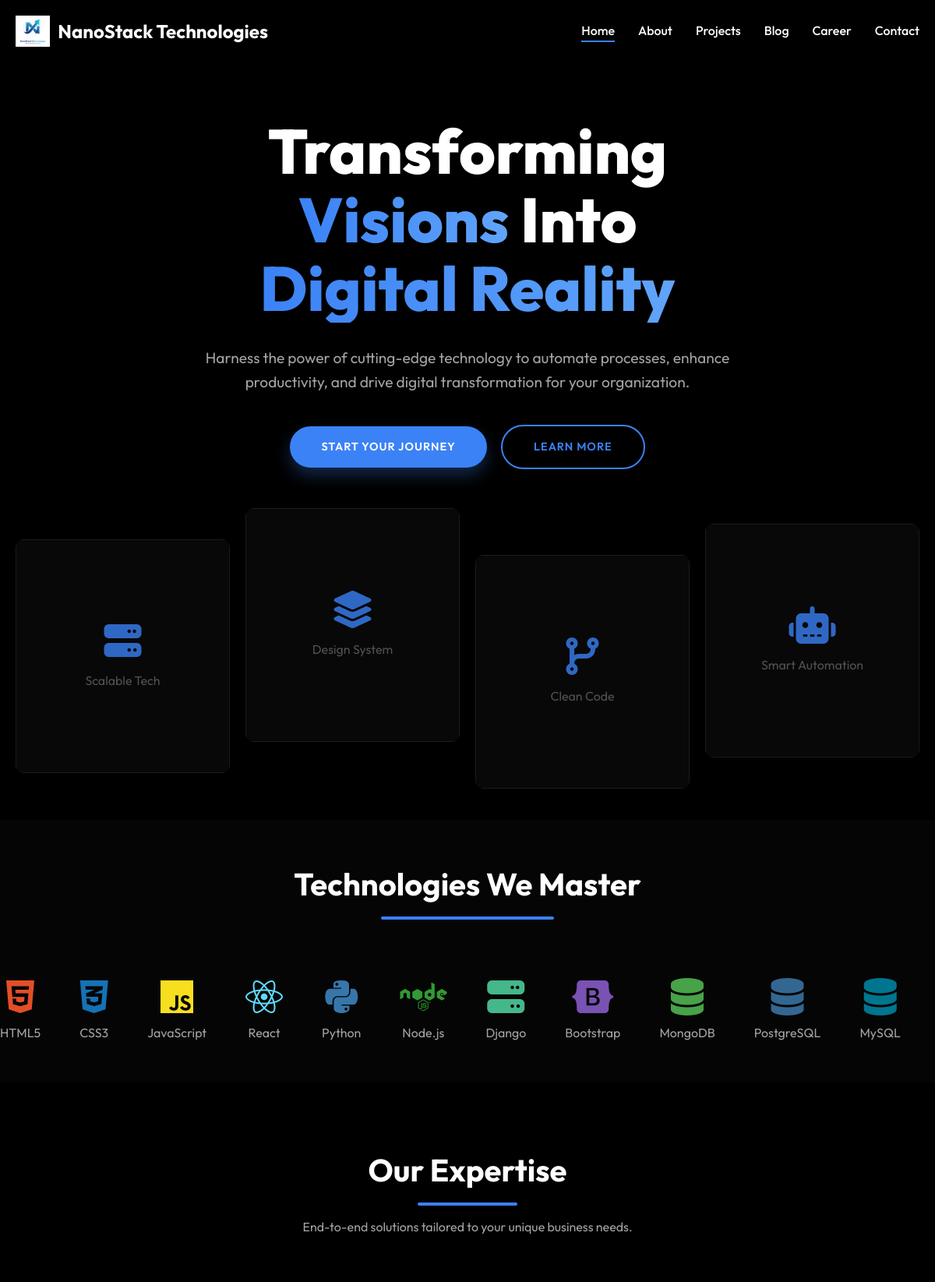
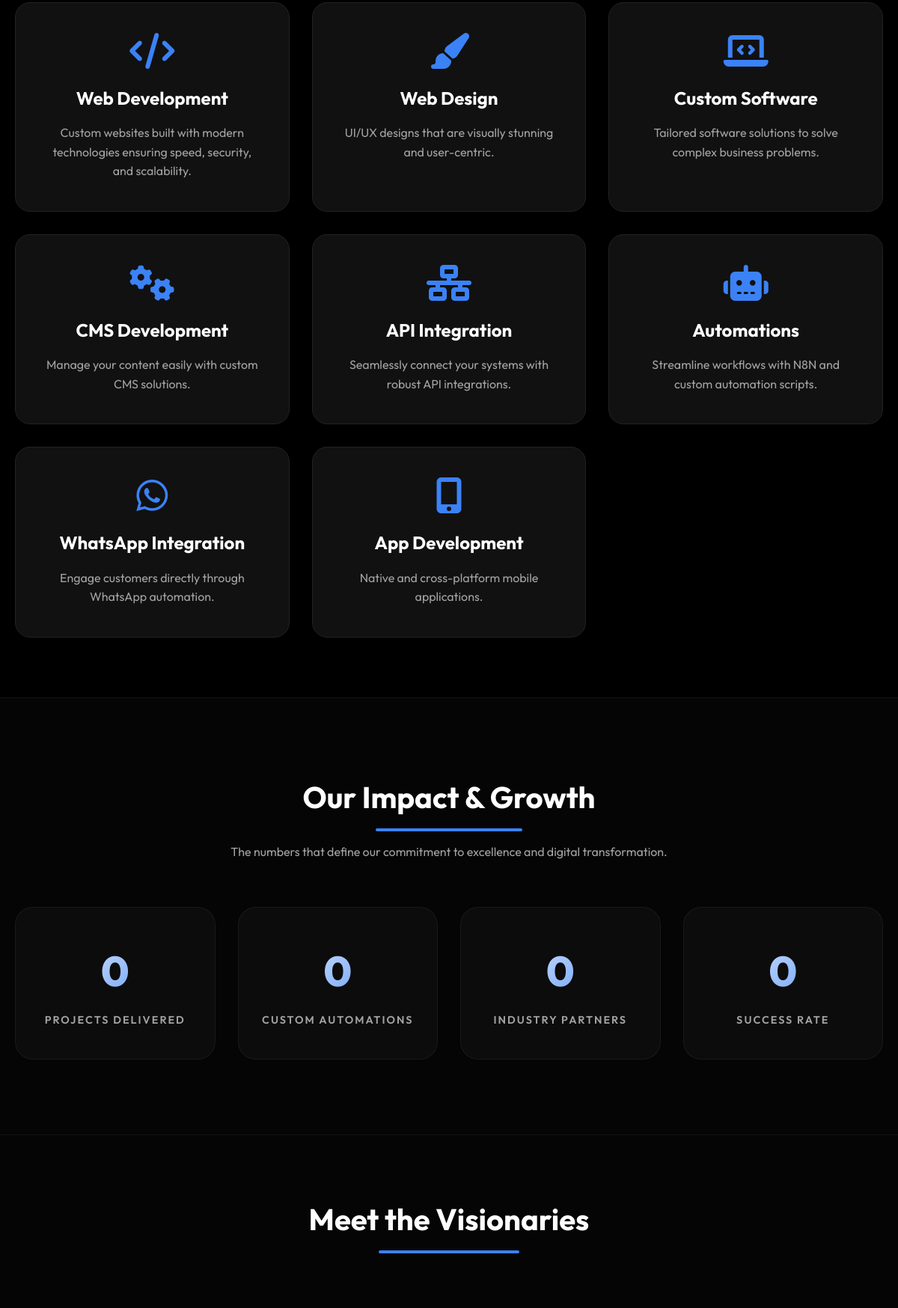
The page / (upper part) on the database its author committed (2 pictures, top to bottom).
### core/models.py (models this page shows, shortened)
class Service(models.Model):
    title = models.CharField(max_length=100)
    description = models.TextField()
    icon = models.CharField(max_length=50, help_text="FontAwesome class (e.g., 'fas fa-code')")
    order = models.PositiveIntegerField(default=0)
    class Meta:
        ordering = ['order']

### core/views.py (the view)
# urls.py: path('', views.home, name='home'),
def home(request):
    recent_projects = Project.objects.all().order_by('-created_at')[:3]
    recent_blogs = BlogPost.objects.all().order_by('-created_at')[:3]
    services = Service.objects.all().order_by('order')
    return render(request, 'core/home.html', {
        'recent_projects': recent_projects,
        'recent_blogs': recent_blogs,
        'services': services,
        'seo_title': 'NanoStack Technologies | Transforming Visions into Digital Reality',
    })

### templates/core/home.html (shortened to what this page needs)
{% extends 'base.html' %}
{% load static %}
{% block content %}
<section class="hero">
    <div class="hero-content">
        <h1>Transforming <br> <span class="highlight">Visions</span> into <br> <span class="highlight">Digital Reality</span></h1>
        <p>Harness the power of cutting-edge technology to automate processes, enhance productivity, and drive digital transformation for your organization.</p>
        <div class="hero-btns">
            <a href="{% url 'contact' %}" class="btn btn-primary">Start Your Journey</a>
            <a href="{% url 'about' %}" class="btn btn-outline">Learn More</a>
        </div>
        <div class="hero-images-grid">
            <div class="hero-img-item" style="transform: translateY(40px);">
                <div style="width: 100%; height: 100%; background: #0a0a0a; display: flex; align-items: center; justify-content: center; flex-direction: column; border: 1px solid #222;">
                    <i class="fas fa-server" style="font-size: 3rem; color: var(--accent-color); margin-bottom: 15px;"></i>
                    <span style="color: #666;">Scalable Tech</span>
                </div>
            </div>
            <div class="hero-img-item">
                 <div style="width: 100%; height: 100%; background: #0a0a0a; display: flex; align-items: center; justify-content: center; flex-direction: column; border: 1px solid #222;">
                    <i class="fas fa-layer-group" style="font-size: 3rem; color: var(--accent-color); margin-bottom: 15px;"></i>
                    <span style="color: #666;">Design System</span>
                </div>
            </div>
            <div class="hero-img-item" style="transform: translateY(60px);">
                <div style="width: 100%; height: 100%; background: #0a0a0a; display: flex; align-items: center; justify-content: center; flex-direction: column; border: 1px solid #222;">
                    <i class="fas fa-code-branch" style="font-size: 3rem; color: var(--accent-color); margin-bottom: 15px;"></i>
                    <span style="color: #666;">Clean Code</span>
                </div>
            </div>
            <div class="hero-img-item" style="transform: translateY(20px);">
                 <div style="width: 100%; height: 100%; background: #0a0a0a; display: flex; align-items: center; justify-content: center; flex-direction: column; border: 1px solid #222;">
                    <i class="fas fa-robot" style="font-size: 3rem; color: var(--accent-color); margin-bottom: 15px;"></i>
                    <span style="color: #666;">Smart Automation</span>
                </div>
            </div>
        </div>
    </div>
</section>
<div class="tech-stack-section">
    <div class="container section-header">
        <h2>Technologies We Master</h2>
    </div>
    <div class="tech-ticker-wrap">
        <div class="tech-ticker">
            <div class="tech-item"><i class="fab fa-html5" style="color: #E34F26;"></i><span>HTML5</span></div>
            <div class="tech-item"><i class="fab fa-css3-alt" style="color: #1572B6;"></i><span>CSS3</span></div>
            <div class="tech-item"><i class="fab fa-js" style="color: #F7DF1E;"></i><span>JavaScript</span></div>
            <div class="tech-item"><i class="fab fa-react" style="color: #61DAFB;"></i><span>React</span></div>
            <div class="tech-item"><i class="fab fa-python" style="color: #3776AB;"></i><span>Python</span></div>
            <div class="tech-item"><i class="fab fa-node" style="color: #339933;"></i><span>Node.js</span></div>
            <div class="tech-item"><i class="fas fa-server" style="color: #44B78B;"></i><span>Django</span></div>
            <div class="tech-item"><i class="fab fa-bootstrap" style="color: #7952B3;"></i><span>Bootstrap</span></div>
            <div class="tech-item"><i class="fas fa-database" style="color: #47A248;"></i><span>MongoDB</span></div>
            <div class="tech-item"><i class="fas fa-database" style="color: #336791;"></i><span>PostgreSQL</span></div>
            <div class="tech-item"><i class="fas fa-database" style="color: #00758F;"></i><span>MySQL</span></div>
        </div>
    </div>
</div>
<section id="services">
    <div class="container">
        <div class="section-header">
            <h2>Our Expertise</h2>
            <p>End-to-end solutions tailored to your unique business needs.</p>
        </div>
        <div class="services-grid">
            {% for service in services %}
            <div class="service-card">
                <i class="{{ service.icon }} service-icon"></i>
                <h3>{{ service.title }}</h3>
                <p>{{ service.description }}</p>
            </div>
            {% endfor %}
        </div>
    </div>
</section>
<section class="stats-section">
    <div class="container">
        <div class="section-header">
            <h2>Our Impact & Growth</h2>
            <p>The numbers that define our commitment to excellence and digital transformation.</p>
        </div>
        <div class="stats-grid">
            <div class="stat-card">
                <h3 class="counter" data-target="50">0</h3>
                <p>Projects Delivered</p>
            </div>
            <div class="stat-card">
                <h3 class="counter" data-target="20">0</h3>
                <p>Custom Automations</p>
            </div>
            <div class="stat-card">
                <h3 class="counter" data-target="15">0</h3>
                <p>Industry Partners</p>
            </div>
            <div class="stat-card">
                <h3 class="counter" data-target="100" data-suffix="%">0</h3>
                <p>Success Rate</p>
            </div>
        </div>
    </div>
</section>
<section class="founders" style="background: var(--secondary-color);">
    <div class="container">
        <div class="section-header">
            <h2>Meet the Visionaries</h2>
        </div>
    </div>
</section>
{% endblock %}

### static/css/style.css (style rules this page uses)
:root { --primary-color: #000000; --secondary-color: #050505; --accent-color: #3b82f6; --accent-glow: #60a5fa; --text-light: #ffffff; --text-muted: #a3a3a3; --white: #ffffff; --gradient-main: #000000; --gradient-hero: linear-gradient(to bottom, #000000 0%, rgba(0, 0, 0, 0.8) 100%); --card-bg: #111111; --glass-border: 1px solid #222222; --transition: all 0.3s ease; --font-main: 'Outfit', sans-serif; }
* { margin: 0; padding: 0; box-sizing: border-box; }
html { scroll-behavior: smooth; }
body { font-family: var(--font-main); background-color: var(--primary-color); color: var(--text-light); line-height: 1.6; overflow-x: hidden; }
a { text-decoration: none; color: inherit; transition: var(--transition); }
.container { max-width: 1200px; margin: 0 auto; padding: 0 20px; }
.stats-section { padding: 100px 0; background: var(--secondary-color); position: relative; border-top: 1px solid rgba(255, 255, 255, 0.05); border-bottom: 1px solid rgba(255, 255, 255, 0.05); }
.stats-grid { display: grid; grid-template-columns: repeat(4, 1fr); gap: 30px; }
.stat-card { background: rgba(255, 255, 255, 0.03); padding: 40px 20px; border-radius: 24px; text-align: center; border: 1px solid rgba(255, 255, 255, 0.05); transition: var(--transition); }
.stat-card h3 { font-size: 3.5rem; font-weight: 800; color: var(--white); margin-bottom: 10px; background: linear-gradient(135deg, #fff 0%, var(--accent-color) 100%); background-clip: text; -webkit-background-clip: text; -webkit-text-fill-color: transparent; }
.stat-card p { color: var(--text-muted); font-size: 0.9rem; text-transform: uppercase; letter-spacing: 2px; font-weight: 600; }
.hero::before { display: none; }
.hero-content { position: relative; z-index: 2; width: 100%; max-width: 1200px; margin: 50px auto 0; text-align: center; padding: 20px; }
.hero h1 { font-size: 5rem; font-weight: 800; line-height: 1.1; margin-bottom: 30px; color: var(--white); text-transform: capitalize; }
.hero h1 .highlight { background: linear-gradient(90deg, var(--accent-color), var(--accent-glow)); background-clip: text; -webkit-background-clip: text; -webkit-text-fill-color: transparent; position: relative; display: inline-block; }
.hero p { font-size: 1.2rem; color: var(--text-muted); max-width: 700px; margin: 0 auto 40px; }
.hero-images-grid { display: grid; grid-template-columns: repeat(4, 1fr); gap: 20px; margin-top: 50px; opacity: 0.8; }
.hero-img-item { height: 300px; border-radius: 10px; overflow: hidden; position: relative; }
.btn { display: inline-block; padding: 15px 40px; border-radius: 50px; font-weight: 600; text-transform: uppercase; letter-spacing: 1px; transition: var(--transition); cursor: pointer; border: none; font-size: 0.9rem; }
.btn-primary { background: var(--accent-color); color: var(--white); box-shadow: 0 10px 20px rgba(59, 130, 246, 0.3); }
.btn-outline { background: transparent; border: 2px solid var(--accent-color); color: var(--accent-color); margin-left: 15px; }
section { padding: 80px 0; }
.section-header { text-align: center; margin-bottom: 60px; }
.section-header h2 { font-size: 2.5rem; margin-bottom: 15px; position: relative; display: inline-block; }
.section-header h2::after { content: ''; display: block; width: 50%; height: 4px; background: var(--accent-color); margin: 10px auto 0; border-radius: 2px; }
.section-header p { color: var(--text-muted); max-width: 600px; margin: 0 auto; }
.services-grid { display: grid; grid-template-columns: repeat(auto-fit, minmax(300px, 1fr)); gap: 30px; }
.service-card { background: var(--card-bg); padding: 40px; border-radius: 20px; border: var(--glass-border); transition: var(--transition); text-align: center; }
.service-icon { font-size: 3rem; color: var(--accent-color); margin-bottom: 20px; }
.service-card h3 { margin-bottom: 15px; font-size: 1.5rem; }
.service-card p { color: var(--text-muted); }
.tech-stack-section { background: var(--secondary-color); overflow: hidden; padding: 50px 0; }
.tech-ticker-wrap { width: 100%; overflow: hidden; }
.tech-ticker { display: flex; width: max-content; animation: scroll 30s linear infinite; gap: 50px; }
.tech-item { display: flex; flex-direction: column; align-items: center; color: var(--text-muted); }
.tech-item i { font-size: 3rem; margin-bottom: 10px; color: var(--accent-color); }

### rows shown on the page
Service: title "Web Development", description "Custom websites built with modern technologies ensuring speed, security, and scalability."
Service: title "Web Design", description "UI/UX designs that are visually stunning and user-centric."
Service: title "Custom Software", description "Tailored software solutions to solve complex business problems."
Service: title "CMS Development", description "Manage your content easily with custom CMS solutions."
Service: title "API Integration", description "Seamlessly connect your systems with robust API integrations."
Service: title "Automations", description "Streamline workflows with N8N and custom automation scripts."
Service: title "WhatsApp Integration", description "Engage customers directly through WhatsApp automation."
Service: title "App Development", description "Native and cross-platform mobile applications."
